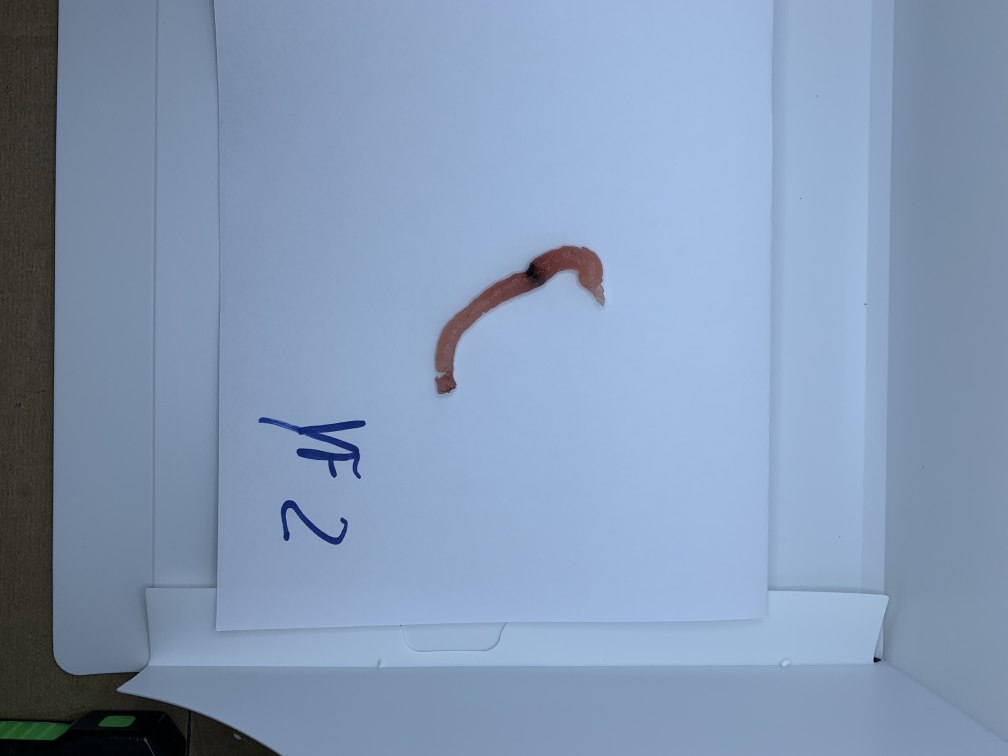
#> input picture AMOSTRAS/1/Imagem19.JPG, 4032 x 3024 px (shown at 1/4 size)
$ python -i utils.py   (imports and definitions only)
#> lines starting #> are read from the running program, lines starting #| are printed output that depends on the picture
import cv2
import numpy as np

def getLAB(src):

    lab = cv2.cvtColor(src, cv2.COLOR_RGB2LAB)

    lLab = lab[:, :, 0].mean()
    aLab = lab[:, :, 1].mean()
    bLab = lab[:, :, 2].mean()

    return lLab, aLab, bLab

def getHSV(src):

    #alterando espaço de cores para HSV e jogando a nova imagem na variável hsv
    hsv = cv2.cvtColor(src, cv2.COLOR_BGR2HSV)

    return hsv

def cropImage(src):

    #detectando a cor do sashibo por range de cor HSV (vermelho mais escuro até o vermelho mais claro)
    #Obs: Foram realizados vários testes com ranges diferentes de vermelho para se chegar nesses valores abaixo

    #definindo os valores HSV mínimo para detecção de cor
    lower_range = np.array([160, 0, 0])
    #definindo os valores HSV máximos para detecção de cor
    upper_range = np.array([180, 255, 255])

    #criando uma máscara na ára onde não for encontrada a cor que estiver no range definido acima
    mask = cv2.inRange(hsv, lower_range, upper_range)

    #imprimindo a máscara
    #cv2.imshow('mask', mask)

    #foi passado um filtro gausiano para suavizar as bordas da área do sashibo para minimizar as perdas
    gray = cv2.GaussianBlur(mask, (7, 7), 3)

    #aqui convertemos a imagem para bits, onde de o valor do pixel for menos que o limite
    # ele se torna 0 e se for maior se torna 1. Isso ajuda no algoritmo de contornos.
    t, dst = cv2.threshold(gray, 0, 255, cv2.THRESH_BINARY | cv2.THRESH_TRIANGLE)

    #contornando a área do sashibo
    contours, a = cv2.findContours(dst, cv2.RETR_TREE, cv2.CHAIN_APPROX_SIMPLE)

    #pintando contornos na imagem para visualização
    #cv2.drawContours(src, contours, -1, (0, 0, 255), 1, cv2.LINE_AA)

    #variáveis responsáveis por armazenar os valores da posição do sashibo na imagem original
    x = 0
    y = 0
    w = 0
    h = 0

    #Percorrendo todo contorno para extrair as informações da posição do sashibo
    for c in contours:
        area = cv2.contourArea(c)
        if area > 1000 and area < 1000000:
            #criando um retângulo na área encontrada e passando as informações de ponto e área para as variáveis
            (x, y, w, h) = cv2.boundingRect(c)
            #cv2.rectangle(src, (x, y), (x + w, y + h), (0, 255, 0), 2, cv2.LINE_AA)
            #print(x,y,w,h)
            break
        else:
            spl = location.split('/')
            spl = spl[len(spl) - 1]
            print('<<< ERRO AO PROCESSAR IMAGEM >>> ' + spl)

            return -1, 0, 0, 0, 0, 0, 0, 0, 0, 0, 0, 0, 0, 0, 0, 0, 0

    #extraindo sashibo
    crop = src[y:y+h, x:x+w]

    #abaixo só trabalhamos com a imagem que foi extraída (que é o sahsibo):

    hsv_crop = cv2.cvtColor(crop, cv2.COLOR_BGR2HSV)

    return crop

>>> import cv2
>>> picture = cv2.imread('../../AMOSTRAS/1/Imagem19.JPG', cv2.IMREAD_GRAYSCALE)
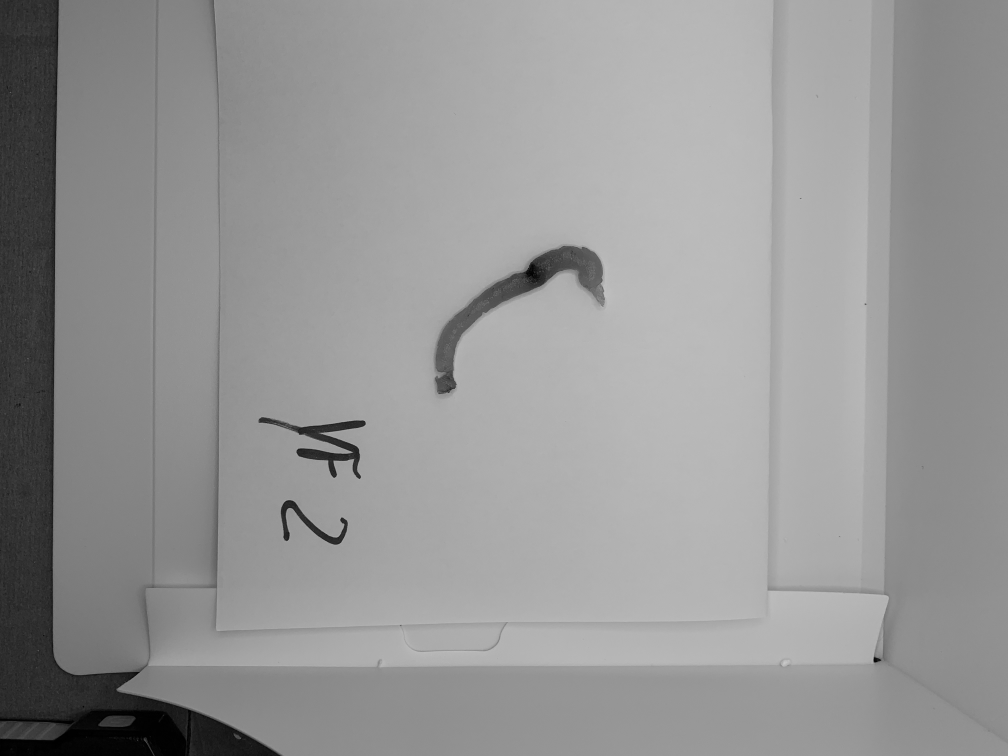
#> picture: shape (3024, 4032) (shown at 1/4 size); min 0, max 203, mean 149.4
#> (the run stopped early here; a loop or call above may not have finished)

$ run again, on AMOSTRAS/1/001.jpg
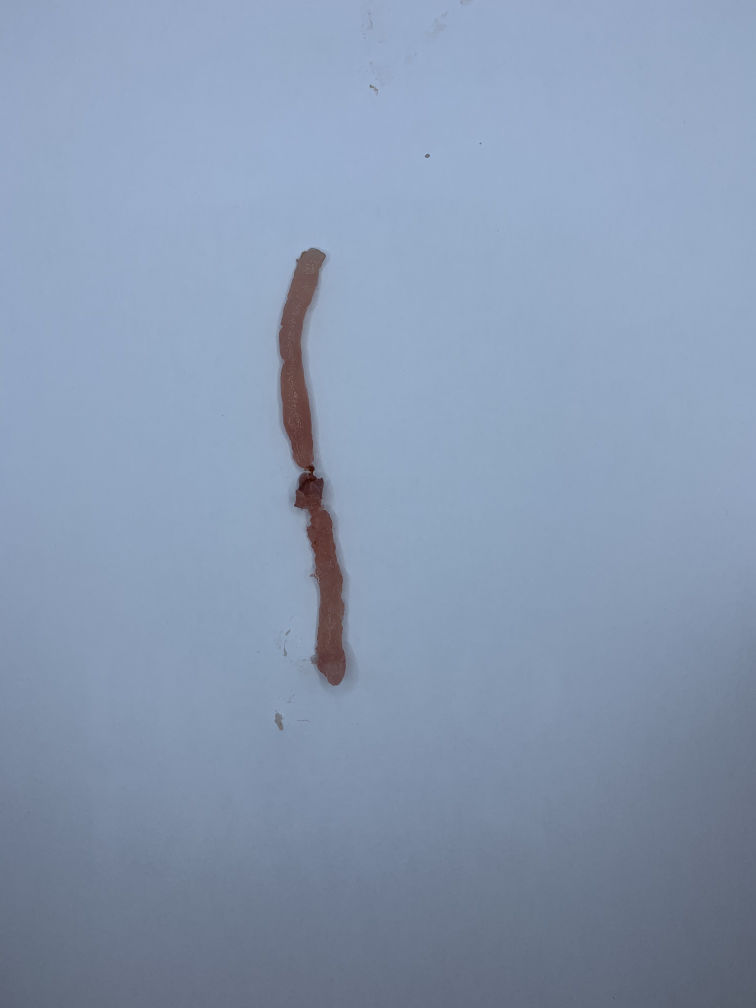
#> input picture AMOSTRAS/1/001.jpg, 3024 x 4032 px (shown at 1/4 size)
#> `picture = cv2.imread('../../AMOSTRAS/1/Imagem19.JPG', cv2.IMREAD_GRAYS..`:
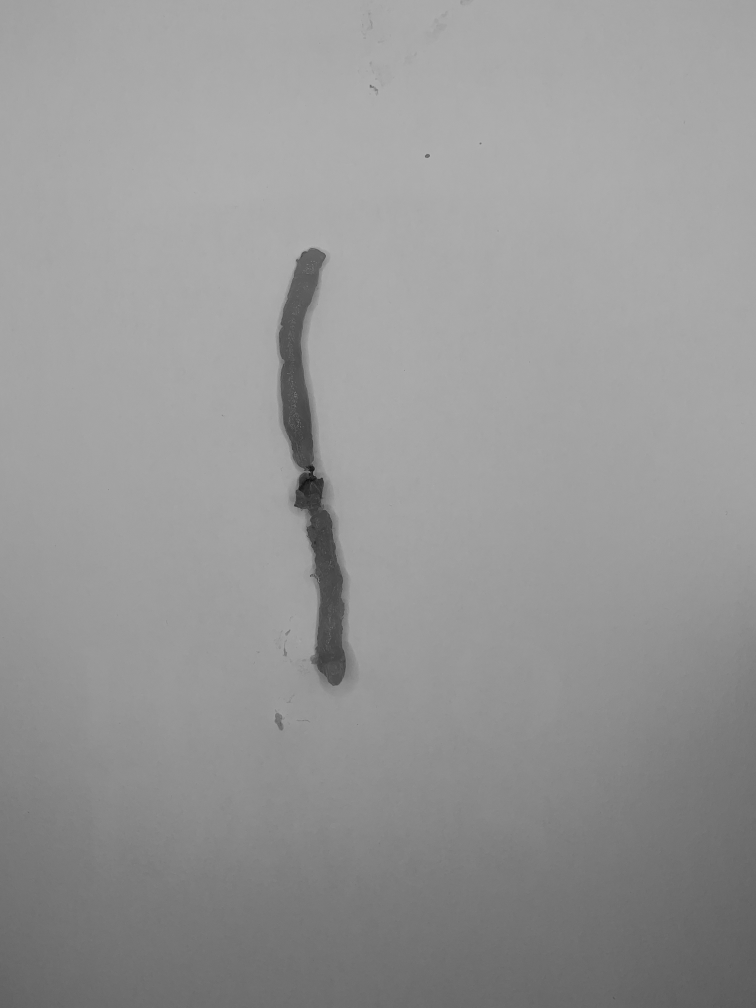
#> picture: shape (4032, 3024) (shown at 1/4 size); min 6, max 206, mean 150.6

$ run again, on AMOSTRAS/1/005.jpg
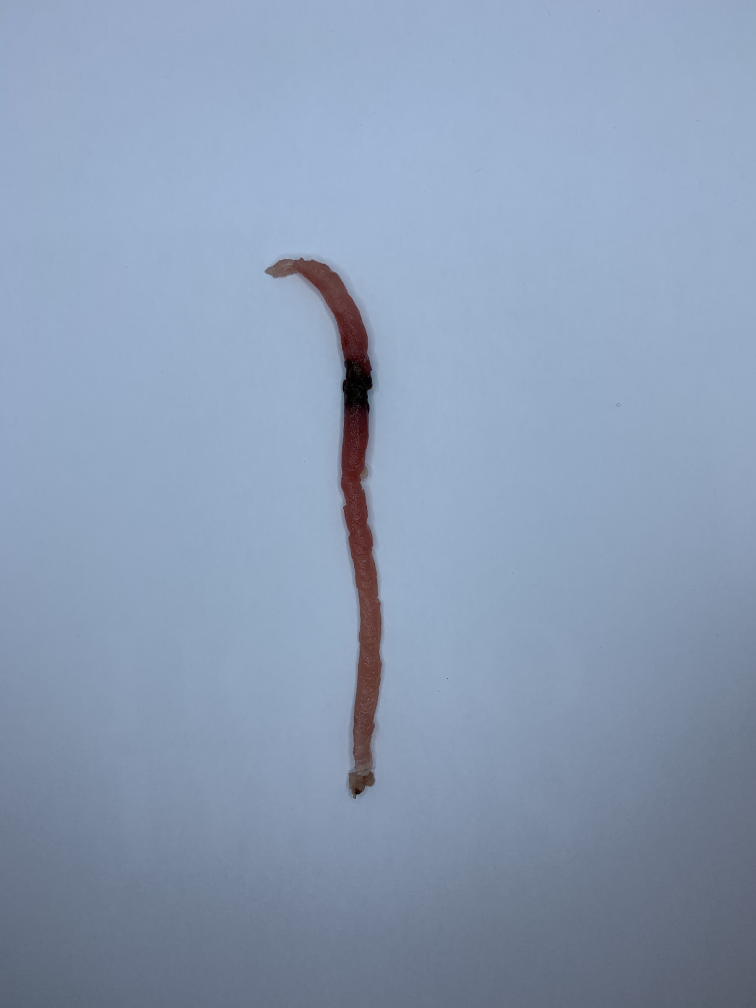
#> input picture AMOSTRAS/1/005.jpg, 3024 x 4032 px (shown at 1/4 size)
#> `picture = cv2.imread('../../AMOSTRAS/1/Imagem19.JPG', cv2.IMREAD_GRAYS..`:
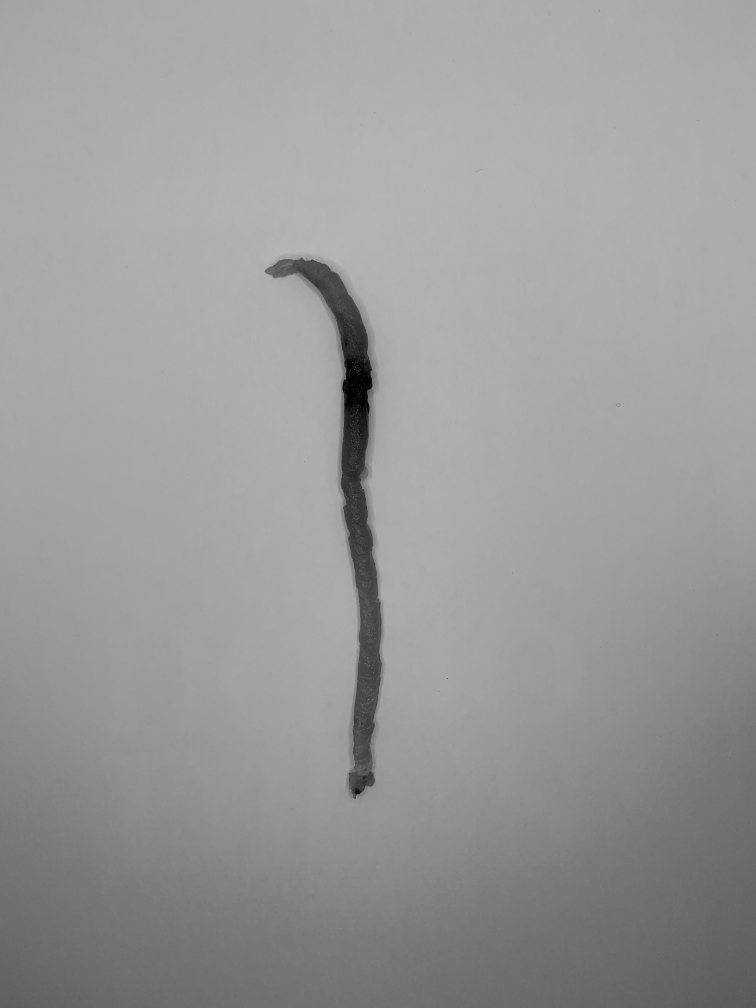
#> picture: shape (4032, 3024) (shown at 1/4 size); min 0, max 188, mean 154
